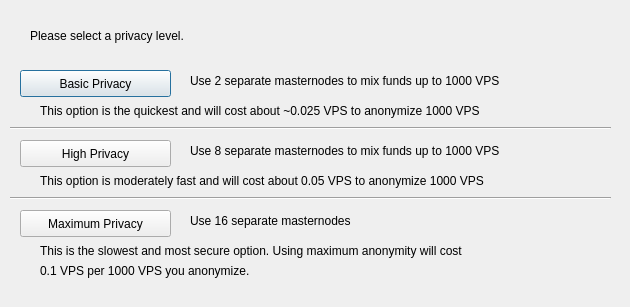
<?xml version="1.0" encoding="UTF-8"?>
<ui version="4.0">
 <class>ObfuscationConfig</class>
 <widget class="QDialog" name="ObfuscationConfig">
  <property name="geometry">
   <rect>
    <x>0</x>
    <y>0</y>
    <width>630</width>
    <height>307</height>
   </rect>
  </property>
  <property name="windowTitle">
   <string>Configure Obfuscation</string>
  </property>
  <widget class="QPushButton" name="buttonBasic">
   <property name="geometry">
    <rect>
     <x>20</x>
     <y>70</y>
     <width>151</width>
     <height>27</height>
    </rect>
   </property>
   <property name="text">
    <string>Basic Privacy</string>
   </property>
  </widget>
  <widget class="QPushButton" name="buttonHigh">
   <property name="geometry">
    <rect>
     <x>20</x>
     <y>140</y>
     <width>151</width>
     <height>27</height>
    </rect>
   </property>
   <property name="text">
    <string>High Privacy</string>
   </property>
  </widget>
  <widget class="QPushButton" name="buttonMax">
   <property name="geometry">
    <rect>
     <x>20</x>
     <y>210</y>
     <width>151</width>
     <height>27</height>
    </rect>
   </property>
   <property name="text">
    <string>Maximum Privacy</string>
   </property>
  </widget>
  <widget class="QLabel" name="label">
   <property name="geometry">
    <rect>
     <x>30</x>
     <y>20</y>
     <width>571</width>
     <height>31</height>
    </rect>
   </property>
   <property name="text">
    <string>Please select a privacy level.</string>
   </property>
  </widget>
  <widget class="QLabel" name="label_2">
   <property name="geometry">
    <rect>
     <x>190</x>
     <y>70</y>
     <width>421</width>
     <height>21</height>
    </rect>
   </property>
   <property name="text">
    <string>Use 2 separate masternodes to mix funds up to 1000 VPS</string>
   </property>
  </widget>
  <widget class="QLabel" name="label_3">
   <property name="geometry">
    <rect>
     <x>190</x>
     <y>140</y>
     <width>411</width>
     <height>21</height>
    </rect>
   </property>
   <property name="text">
    <string>Use 8 separate masternodes to mix funds up to 1000 VPS</string>
   </property>
  </widget>
  <widget class="QLabel" name="label_4">
   <property name="geometry">
    <rect>
     <x>190</x>
     <y>210</y>
     <width>421</width>
     <height>21</height>
    </rect>
   </property>
   <property name="text">
    <string>Use 16 separate masternodes</string>
   </property>
  </widget>
  <widget class="QLabel" name="label_6">
   <property name="geometry">
    <rect>
     <x>40</x>
     <y>100</y>
     <width>561</width>
     <height>21</height>
    </rect>
   </property>
   <property name="text">
    <string>This option is the quickest and will cost about ~0.025 VPS to anonymize 1000 VPS</string>
   </property>
  </widget>
  <widget class="QLabel" name="label_7">
   <property name="geometry">
    <rect>
     <x>40</x>
     <y>170</y>
     <width>561</width>
     <height>21</height>
    </rect>
   </property>
   <property name="text">
    <string>This option is moderately fast and will cost about 0.05 VPS to anonymize 1000 VPS</string>
   </property>
  </widget>
  <widget class="QLabel" name="label_8">
   <property name="geometry">
    <rect>
     <x>40</x>
     <y>240</y>
     <width>561</width>
     <height>21</height>
    </rect>
   </property>
   <property name="text">
    <string>This is the slowest and most secure option. Using maximum anonymity will cost</string>
   </property>
  </widget>
  <widget class="QLabel" name="label_9">
   <property name="geometry">
    <rect>
     <x>40</x>
     <y>260</y>
     <width>561</width>
     <height>21</height>
    </rect>
   </property>
   <property name="text">
    <string>0.1 VPS per 1000 VPS you anonymize.</string>
   </property>
  </widget>
  <widget class="Line" name="line">
   <property name="geometry">
    <rect>
     <x>10</x>
     <y>120</y>
     <width>601</width>
     <height>16</height>
    </rect>
   </property>
   <property name="orientation">
    <enum>Qt::Horizontal</enum>
   </property>
  </widget>
  <widget class="Line" name="line_2">
   <property name="geometry">
    <rect>
     <x>10</x>
     <y>190</y>
     <width>601</width>
     <height>16</height>
    </rect>
   </property>
   <property name="orientation">
    <enum>Qt::Horizontal</enum>
   </property>
  </widget>
 </widget>
 <resources/>
 <connections/>
</ui>
